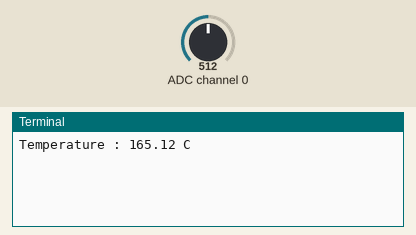
Recording of a program running on a simulated Raspberry Pi (BCM pin numbers). Shown: the last lines printed to the terminal. The inputs (shaded band) are chosen by the test bench; at power-on: ADC channel 0 = 512 (analog values on the 0–1023 scale).

Above: at 1.2 s.
1.3 s: ADC channel 0 set to 716
At 3.0 s:
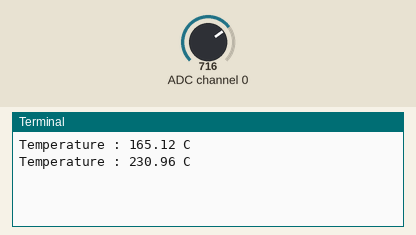
4.0 s: ADC channel 0 set to 900
At 4.5 s:
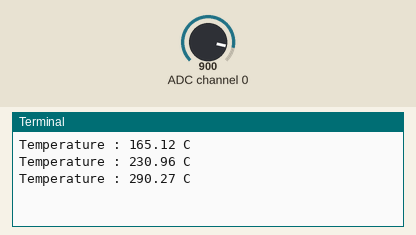
Timing chart, 0 to 7.0 s (numbered marks = the images above; inputs shaded):
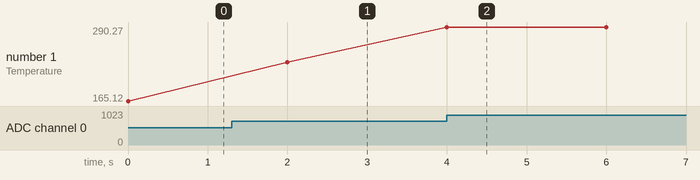

The program:

lm35_basic.py
```python
import spidev
import time

spi = spidev.SpiDev()
spi.open(0,0)
spi.max_speed_hz = 1350000

def read_mcp3202(channel):
    adc = spi.xfer2([1,(2+channel)<<6,0])
    data = ((adc[1]&31)<<8)+adc[2]
    return data

while True:
    adc = read_mcp3202(0)
    voltage = adc*3.3/4095
    temperature = voltage*100

    print("Temperature : %.2f C"%temperature)

    time.sleep(2)
```

Measured:
- after the input at 1.3 s, the terminal: prints a new line after 0.70 s (image 1)
- after the input at 4.0 s, the terminal: prints a new line at once (image 2)
- plotted number 1: 165.12 → 230.96 after the input at 1.3 s, 230.96 → 290.27 after the input at 4.0 s
